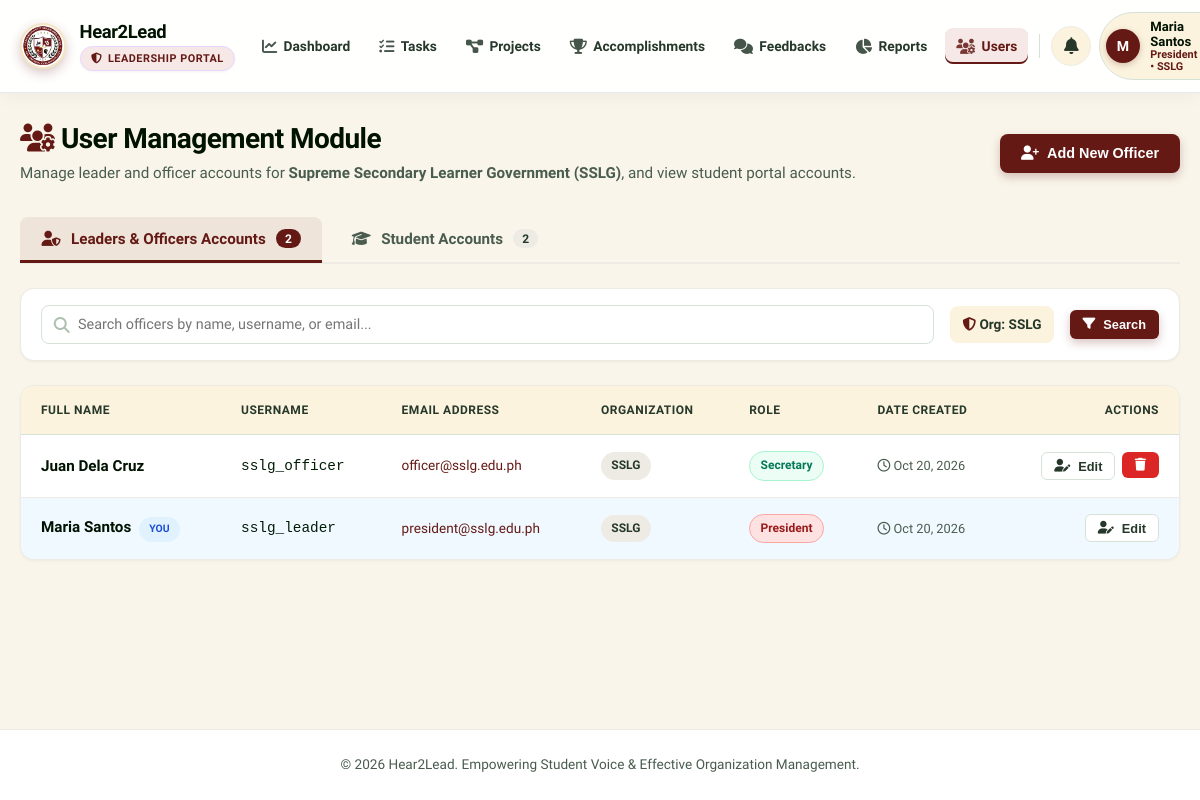
The app's page /leadership/users.php (signed in) with its own data.
### tables this page shows
CREATE TABLE IF NOT EXISTS `users` (
  `id` INT AUTO_INCREMENT PRIMARY KEY,
  `org_id` INT NOT NULL,
  `full_name` VARCHAR(100) NOT NULL,
  `username` VARCHAR(50) NOT NULL UNIQUE,
  `email` VARCHAR(100) NOT NULL,
  `password` VARCHAR(255) NOT NULL,
  `role` VARCHAR(100) NOT NULL DEFAULT 'Officer',
  `created_at` TIMESTAMP DEFAULT CURRENT_TIMESTAMP,
  FOREIGN KEY (`org_id`) REFERENCES `organizations`(`id`) ON DELETE CASCADE
);

CREATE TABLE IF NOT EXISTS `organizations` (
  `id` INT AUTO_INCREMENT PRIMARY KEY,
  `name` VARCHAR(150) NOT NULL,
  `acronym` VARCHAR(20) NOT NULL,
  `logo` VARCHAR(255) DEFAULT NULL,
  `description` TEXT,
  `category` VARCHAR(50) DEFAULT 'Student Council',
  `created_at` TIMESTAMP DEFAULT CURRENT_TIMESTAMP
);

### config/db.php (called while the page is built, shortened)
<?php
function getAllUserRoles(?PDO $pdo = null): array {
    try {
        $stmt = $pdo->query("SELECT * FROM `user_roles` ORDER BY
            CASE `base_role`
                WHEN 'Admin' THEN 1
                WHEN 'President' THEN 2
                WHEN 'Vice President' THEN 3
                WHEN 'Secretary' THEN 4
                WHEN 'Treasurer' THEN 5
                ELSE 6
            END ASC,
            `is_system` DESC,
            `role_name` ASC");
        return $stmt->fetchAll();
    } catch (PDOException $e) {
        return [];
    }
}
?>

### leadership/users.php (the view, shortened to what this page needs)
<?php
require_once __DIR__ . '/../config/db.php';
$current_user_id = intval($_SESSION['user_id']);
$current_org_id = intval($_SESSION['org_id']);
$current_role = $_SESSION['user_role'] ?? 'Officer';
$role_perms = getRolePermissions($current_role, $pdo);
$is_admin = !empty($role_perms['is_admin']);
$req_tab = $_GET['tab'] ?? 'leaders';
if ($req_tab === 'students') {
    $active_tab = 'students';
} elseif ($req_tab === 'roles' && $is_admin) {
    $active_tab = 'roles';
} else {
    $active_tab = 'leaders';
}
$role_library = getAllUserRoles($pdo);
$role_library_map = [];
foreach ($role_library as $rItem) {
    $role_library_map[strtolower($rItem['role_name'])] = $rItem;
}
$orgs = $pdo->query("SELECT * FROM organizations ORDER BY name ASC")->fetchAll();
$search_leaders = trim($_GET['q_leaders'] ?? ($_GET['q'] ?? ''));
$filter_org = $is_admin ? intval($_GET['org_id'] ?? 0) : $current_org_id;
$leader_where = ["1=1"];
$leader_params = [];
if (!$is_admin) {
    $leader_where[] = "u.org_id = ?";
    $leader_params[] = $current_org_id;
} elseif ($filter_org > 0) {
    $leader_where[] = "u.org_id = ?";
    $leader_params[] = $filter_org;
}
$leader_where_sql = implode(" AND ", $leader_where);
$sql_leaders = "SELECT u.*, o.name as org_name, o.acronym
                FROM users u
                JOIN organizations o ON u.org_id = o.id
                WHERE $leader_where_sql
                ORDER BY o.acronym ASC, u.full_name ASC";
$stmt_leaders = $pdo->prepare($sql_leaders);
$stmt_leaders->execute($leader_params);
$users = $stmt_leaders->fetchAll();
if ($is_admin) {
    $leader_count = $pdo->query("SELECT COUNT(*) FROM users")->fetchColumn();
} else {
    $stmt_lc = $pdo->prepare("SELECT COUNT(*) FROM users WHERE org_id = ?");
    $stmt_lc->execute([$current_org_id]);
    $leader_count = $stmt_lc->fetchColumn();
}
$student_count = $pdo->query("SELECT COUNT(*) FROM students")->fetchColumn();
include_once __DIR__ . '/../includes/header.php';
?>
<div class="page-header">
  <div>
    <h1 class="page-title"><i class="fa-solid fa-users-gear" style="color: var(--primary);"></i> User Management Module</h1>
    <p class="page-subtitle">
      <?php if ($is_admin): ?>
        Manage leader and officer accounts across all organizations, configure verified student accounts, and customize the <strong>User Role Library & System Accessibility</strong>.
      <?php else: ?>
        Manage leader and officer accounts for <strong><?= htmlspecialchars($_SESSION['org_name']) ?> (<?= htmlspecialchars($_SESSION['org_acronym']) ?>)</strong>, and view student portal accounts.
      <?php endif; ?>
    </p>
  </div>
  <div style="display: flex; gap: 0.75rem; flex-wrap: wrap;">
    <button class="btn btn-primary" data-modal-target="createUserModal">
      <i class="fa-solid fa-user-plus"></i> Add New Officer
    </button>
  </div>
</div>
<div class="user-tabs-nav">
  <button type="button" class="user-tab-btn <?= $active_tab === 'leaders' ? 'active' : '' ?>" id="tab-btn-leaders" onclick="switchUserTab('leaders')">
    <i class="fa-solid fa-user-shield"></i>
    <span>Leaders & Officers Accounts</span>
    <span class="user-tab-badge"><?= $leader_count ?></span>
  </button>
  <button type="button" class="user-tab-btn <?= $active_tab === 'students' ? 'active' : '' ?>" id="tab-btn-students" onclick="switchUserTab('students')">
    <i class="fa-solid fa-graduation-cap"></i>
    <span>Student Accounts</span>
    <span class="user-tab-badge"><?= $student_count ?></span>
  </button>
</div>
<div class="user-tab-pane <?= $active_tab === 'leaders' ? 'active' : '' ?>" id="tab-leaders">
  <div class="filter-bar">
    <form method="GET" action="users.php" style="display: flex; gap: 1rem; align-items: center; width: 100%; flex-wrap: wrap;">
      <div style="flex: 2; min-width: 240px; position: relative;">
        <input type="text" name="q_leaders" class="form-control" placeholder="Search officers by name, username, or email..." value="<?= htmlspecialchars($search_leaders) ?>" style="padding-left: 2.25rem;">
        <i class="fa-solid fa-magnifying-glass" style="position: absolute; left: 0.8rem; top: 50%; transform: translateY(-50%); color: var(--gray-400);"></i>
      </div>
      <?php if ($is_admin): ?>
        <div style="flex: 1; min-width: 220px;">
          <select name="org_id" class="form-control" onchange="this.form.submit()">
            <option value="0">All Organizations</option>
            <?php foreach ($orgs as $org): ?>
              <option value="<?= $org['id'] ?>" <?= $filter_org == $org['id'] ? 'selected' : '' ?>>
                <?= htmlspecialchars($org['acronym'] . ' - ' . $org['name']) ?>
              </option>
            <?php endforeach; ?>
          </select>
        </div>
      <?php else: ?>
        <div style="padding: 0.5rem 0.75rem; background: var(--gray-100); border-radius: var(--radius-sm); font-size: 0.85rem; color: var(--gray-700); font-weight: 600;">
          <i class="fa-solid fa-shield-halved" style="color: var(--accent);"></i> Org: <?= htmlspecialchars($_SESSION['org_acronym']) ?>
        </div>
      <?php endif; ?>
      <button type="submit" class="btn btn-primary btn-sm"><i class="fa-solid fa-filter"></i> Search</button>
    </form>
  </div>
  <div class="table-container">
    <table class="table">
      <thead>
        <tr>
          <th>Full Name</th>
          <th>Username</th>
          <th>Email Address</th>
          <th>Organization</th>
          <th>Role</th>
          <th>Date Created</th>
          <th style="text-align: right;">Actions</th>
        </tr>
      </thead>
      <tbody>
        <?php if (empty($users)): ?>
          <tr>
            <td colspan="7" style="text-align: center; color: var(--gray-500); padding: 2.5rem;">
              <i class="fa-solid fa-user-xmark" style="font-size: 2rem; color: var(--gray-400); margin-bottom: 0.5rem; display: block;"></i>
              No officer or leader accounts found matching your criteria.
            </td>
          </tr>
        <?php else: ?>
          <?php foreach ($users as $user):
            $is_self = ($user['id'] === $current_user_id);
            $rKey = strtolower($user['role'] ?? 'officer');
            $rInfo = $role_library_map[$rKey] ?? null;
            $role_badge_class = $rInfo['badge_style'] ?? 'badge-role-officer';
            $base_equiv = $rInfo['base_role'] ?? $user['role'];
            $is_target_admin = ($user['role'] === 'Admin' || strcasecmp($base_equiv, 'Admin') === 0);
          ?>
            <tr style="<?= $is_self ? 'background-color: #f0f9ff;' : '' ?>">
              <td>
                <strong style="font-size: 0.95rem; color: var(--dark);"><?= htmlspecialchars($user['full_name']) ?></strong>
                <?php if ($is_self): ?>
                  <span class="badge badge-in-progress" style="font-size: 0.65rem; margin-left: 0.25rem;">YOU</span>
                <?php endif; ?>
              </td>
              <td><code><?= htmlspecialchars($user['username']) ?></code></td>
              <td><a href="mailto:<?= htmlspecialchars($user['email']) ?>" style="font-size: 0.85rem; color: var(--primary);"><?= htmlspecialchars($user['email']) ?></a></td>
              <td><span class="badge badge-planning"><strong><?= htmlspecialchars($user['acronym']) ?></strong></span></td>
              <td>
                <span class="badge <?= htmlspecialchars($role_badge_class) ?>"><?= htmlspecialchars($user['role']) ?></span>
              </td>
              <td><span style="font-size: 0.8rem; color: var(--gray-600);"><i class="fa-regular fa-clock"></i> <?= date('M d, Y', strtotime($user['created_at'])) ?></span></td>
              <td style="text-align: right;">
                <div style="display: inline-flex; gap: 0.4rem; justify-content: flex-end;">
                  <button class="btn btn-secondary btn-sm" onclick='openUserEditModal(<?= json_encode($user) ?>)' title="Edit Officer">
                    <i class="fa-solid fa-user-pen"></i> Edit
                  </button>
                  <?php if (!$is_self && ($is_admin || !$is_target_admin)): ?>
                    <form method="POST" action="users.php" onsubmit="return confirmDeleteSwal(event, 'Are you sure you want to delete officer account \'<?= htmlspecialchars($user['username'], ENT_QUOTES) ?>\'?', 'Delete Officer Account?');" style="display: inline;">
                      <button type="submit" class="btn btn-danger btn-sm" title="Delete User"><i class="fa-solid fa-trash"></i></button>
                    </form>
                  <?php endif; ?>
                </div>
              </td>
            </tr>
          <?php endforeach; ?>
        <?php endif; ?>
      </tbody>
    </table>
  </div>
</div>
<?php include_once __DIR__ . '/../includes/footer.php'; ?>

### records on screen
users: full_name "Juan Dela Cruz", username "sslg_officer", email "officer@sslg.edu.ph", org.acronym "SSLG", role "Secretary", created_at "Oct 20, 2026"
users: full_name "Maria Santos", shows "YOU", username "sslg_leader", email "president@sslg.edu.ph", org.acronym "SSLG", role "President", created_at "Oct 20, 2026"

### other values on screen
substr($user_name, 0, 1) "M"
$user_name "Maria Santos"
$user_role "President"
$org_acronym "SSLG"
$_SESSION['org_name'] "Supreme Secondary Learner Government"
$_SESSION['org_acronym'] "SSLG"
$leader_count "2"
$student_count "2"
